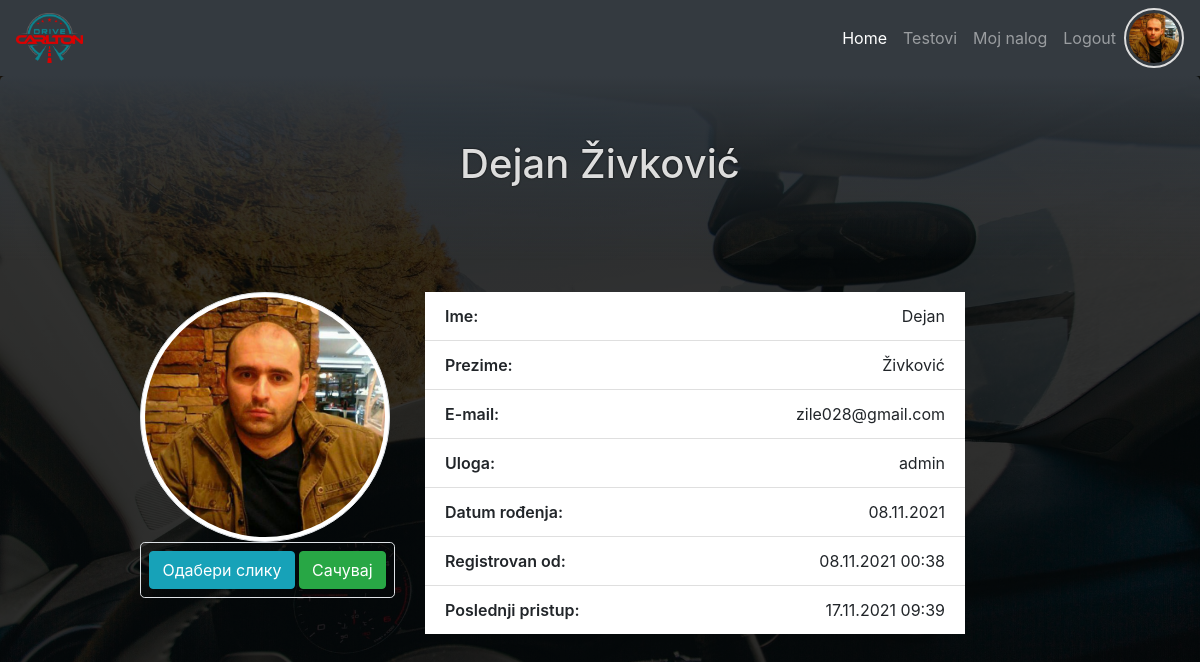
Screenshot of /user.php (signed in) with the database file from the repository.
### tables this page shows
CREATE TABLE `users` (
  `id` int(11) NOT NULL,
  `first_name` varchar(50) NOT NULL,
  `last_name` varchar(50) NOT NULL,
  `date_birth` date NOT NULL,
  `email` varchar(50) NOT NULL,
  `password` varchar(60) NOT NULL,
  `created_at` timestamp NOT NULL DEFAULT CURRENT_TIMESTAMP,
  `last_login` timestamp NOT NULL DEFAULT CURRENT_TIMESTAMP,
  `profil_img` varchar(60) DEFAULT NULL,
  `role_id` int(11) DEFAULT NULL
);

CREATE TABLE `roles` (
  `id` int(11) NOT NULL,
  `role` varchar(30) NOT NULL,
  `description` varchar(255) NOT NULL
);

### user.php (called while the page is built, shortened)
<?php
require_once "core/init.php";
$user_info = $User->selectSingleJoin(
    ["users", "roles"],
    "role_id",
    ["id" => $_SESSION["id"]]
);
require_once ROOT . "/view/user.view.php";

### core/init.php (called while the page is built, shortened)
<?php
require_once "config.php";
require_once "function.php";
require_once "classes/Conection.php";
require_once "classes/QueryBuilder.php";
require_once "classes/User.php";
$User         = new User($database);

### core/classes/User.php (called while the page is built, shortened)
<?php
class User extends QueryBuilder
{
    public function isLoged()
    {
        if (isset($_SESSION["id"])) {
            return false;
        } else {
            return true;
        }
    }
}

### core/classes/QueryBuilder.php (called while the page is built, shortened)
<?php
class QueryBuilder extends Connection
{
    public function selectSingleJoin(array $table, String $join_on, $criteria)
    {
        $key = key($criteria);
        $sql = "SELECT
                {$table[0]}.*, {$table[0]}.id {$table[0]}_id, {$table[1]}.*
                FROM {$table[0]}
                JOIN {$table[1]}
                ON {$table[0]}.{$join_on} = {$table[1]}.id
                WHERE {$table[0]}.{$key} = :{$key}";
        $qry = $this->db->prepare($sql);
        $qry->execute($criteria);
        $result = $qry->fetch(PDO::FETCH_OBJ);
        return $result;
    }
}

### core/classes/Conection.php (called while the page is built, shortened)
<?php
class Connection
{
    public function __construct($database)
    {
        try {
            $this->db = new PDO("mysql:host={$database['host']};dbname={$database['dbname']}", $database["user"], $database["password"]);
        } catch (PDOException $err) {
            die("Doslo je do greske. Nije moguce konektovati se sa bazom - " . $err->getMessage());
        }
    }
}

### core/function.php (called while the page is built, shortened)
<?php
function displayDate($arg){
    return date("d.m.Y",strtotime($arg));
}
function displayDateTime($arg){
    return date("d.m.Y H:i",strtotime($arg));
}

### view/user.view.php (the view, shortened to what this page needs)
<?php
require ROOT . "/include/top.php";
require ROOT . "/include/main_nav.php";
?>
<header class="jumbotron text-center">
    <h1><?php echo "{$user_info->first_name} {$user_info->last_name}"; ?></h1>
</header>
<section class="container">
    <article class="row">
        <div class="col-md-3 offset-md-1">
            <?php if($user_info->profil_img): ?>
            <img id="profil" src="upload/<?php echo $user_info->profil_img; ?>" class="img-thumbnail rounded-circle"
                alt="">
            <?php else: ?>
            <img id="profil" src="asset/logo.png" class="img-thumbnail rounded-circle" alt="">
            <?php endif; ?>
            <form class="border text-center rounded-lg" action="user.php" method="POST" enctype="multipart/form-data">
                <label class="btn btn-info my-2" for="file-img">Одабери слику</label>
                <button type="submit" class="btn btn-success my-2" name="save_img">Сачувај</button>
            </form>
        </div>
        <div class="col-md-6">
            <ul class="list-group list-group-flush">
                <li class="list-group-item"><span>Ime:</span>
                    <p><?php echo $user_info->first_name; ?></p>
                </li>
                <li class="list-group-item"><span>Prezime:</span>
                    <p><?php echo $user_info->last_name; ?></p>
                </li>
                <li class="list-group-item"><span>E-mail:</span>
                    <p><?php echo $user_info->email; ?></p>
                </li>
                <li class="list-group-item"><span>Uloga:</span>
                    <p><?php echo $user_info->role; ?></p>
                </li>
                <li class="list-group-item"><span>Datum
                        rođenja:</span>
                    <p><?php echo displayDate($user_info->date_birth); ?></p>
                </li>
                <li class="list-group-item"><span>Registrovan
                        od:</span>
                    <p><?php echo displayDateTime($user_info->created_at); ?></p>
                </li>
                <li class="list-group-item"><span>Poslednji
                        pristup:</span>
                    <p><?php echo displayDateTime($user_info->last_login); ?></p>
                </li>
            </ul>
        </div>
    </article>
</section>
<?php
require ROOT . "/include/bottom.php";
?>

### include/main_nav.php (shortened to what this page needs)
<nav class="navbar navbar-expand-lg navbar-dark bg-dark">
    <a class="navbar-brand" href="<?php echo ROOT_DIR; ?>"><img class="img-fluid" src="asset/logo-sm.png" alt=""></a>
    <div class="collapse navbar-collapse" id="navbarNav">
        <ul class="navbar-nav ml-auto">
            <li class="nav-item active">
                <a class="nav-link" href="<?php echo ROOT_DIR; ?>">Home</a>
            </li>
            <li class="nav-item">
                <a class="nav-link" href="<?php echo ROOT_DIR; ?>/testovi.php">Testovi</a>
            </li>
            <?php if($User->isLoged()): ?>
            <li class="nav-item">
                <a class="nav-link" href="login_register.php">Login / Register</a>
            </li>
            <?php else: ?>
            <li class="nav-item">
                <a class="nav-link" href="user.php">Moj nalog</a>
            </li>
            <li class="nav-item">
                <a class="nav-link" href="logout.php">Logout</a>
            </li>
            <?php endif; ?>
        </ul>
        <?php if(!$User->isLoged()): ?>
        <div class="loged-profil">
            <img src="<?php echo ROOT_DIR . TARGET_DIR . ($user_info->profil_img ?:"../asset/logo-sm.png"); ?>" alt="">
        </div>
        <?php endif; ?>
    </div>
</nav>

### css/style.css (style rules this page uses)
* { margin: 0; padding: 0; box-sizing: border-box; }
body { background: linear-gradient(rgba(0, 0, 0, 0.8), rgba(0, 0, 0, 0.8)), url(../asset/bg.jpg); background-position: center top; background-size: cover; background-attachment: fixed; }
.jumbotron { background: linear-gradient(to bottom, rgba(52, 58, 64, 1), rgba(0, 0, 0, 0)); color: #ddd; }
h1, h1 + * { text-shadow: 0 0 2px #000; }
.navbar-brand img, .loged-profil img { height: 50px; }
ul li span { font-weight: 600; margin-right: 10px; }
ul li span + * { margin: 0; float: right; }
.img-thumbnail { height: 250px; width: 250px; }
.loged-profil img { border: 2px solid #ddd; padding: 3px; border-radius: 50%; width: 60px; height: 60px; object-fit: cover; }

### rows the page displays
users: profil_img (picture), first_name "Dejan", last_name "Živković", email "zile028@gmail.com", role.role "admin", date_birth "08.11.2021", created_at "08.11.2021 00:38", last_login "17.11.2021 09:39"
